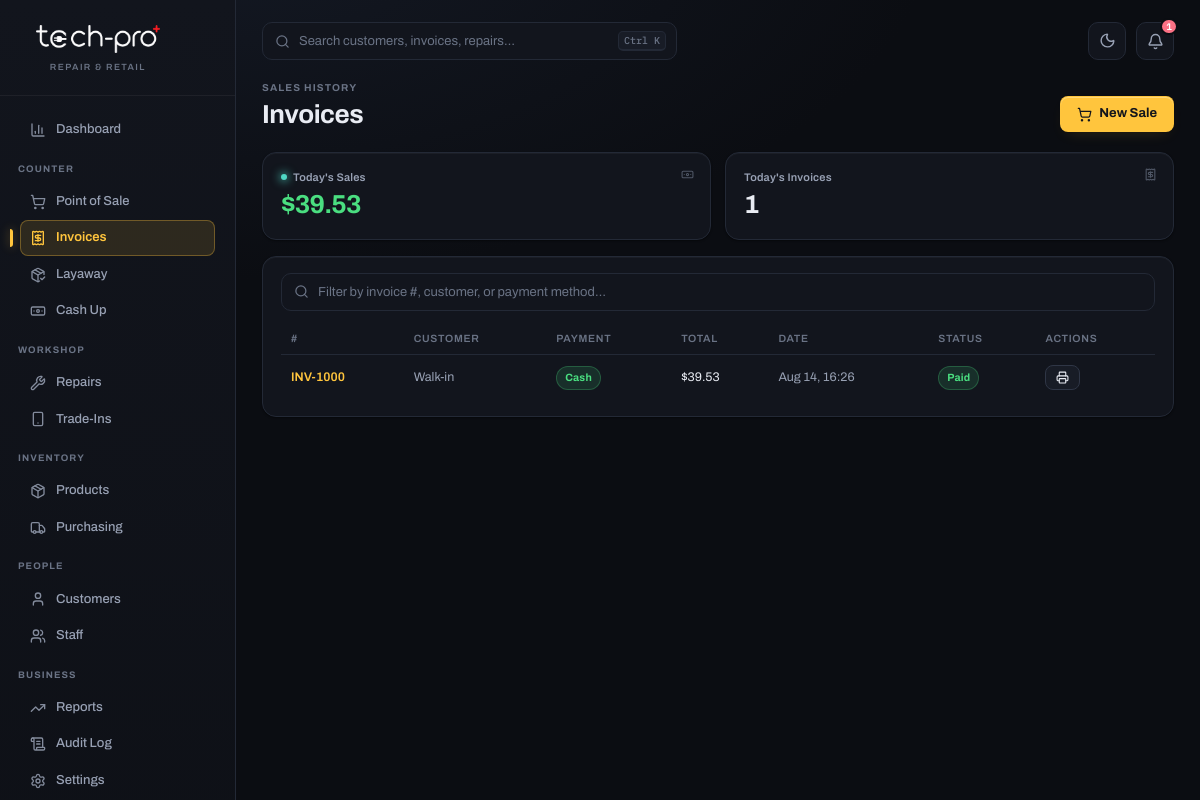
The page /invoices (signed in) on the database its author committed.
### app/models.py (models this page shows)
class Invoice(Base):
    __tablename__ = "invoices"
    id = Column(String, primary_key=True, default=gen_id)
    number = Column(String, unique=True)
    customer_id = Column(String, ForeignKey("customers.id"), nullable=True)
    staff_id = Column(String, ForeignKey("staff.id"), nullable=True)
    repair_id = Column(String, ForeignKey("repairs.id"), nullable=True)
    payment_method = Column(String, default="Cash")
    cash_amount = Column(Float, default=0)     # portion of `total` actually put in the cash drawer
    card_amount = Column(Float, default=0)     # portion of `total` actually run through the card terminal
    card_reference = Column(String, default="")  # approval/reference code from the terminal receipt, staff-entered
    subtotal = Column(Float, default=0)
    discount = Column(Float, default=0)
    loyalty_pts_used = Column(Integer, default=0)
    store_credit_used = Column(Float, default=0)
    tendered = Column(Float, default=0)
    change_given = Column(Float, default=0)
    tax_breakdown = Column(Text, default="")  # JSON string of [{label, amount}]
    tax_total = Column(Float, default=0)
    total = Column(Float, default=0)
    refunded = Column(Boolean, default=False)
    date = Column(DateTime, default=datetime.utcnow)
    customer = relationship("Customer")
    staff = relationship("Staff")
    repair = relationship("Repair")
    lines = relationship("InvoiceLine", back_populates="invoice", cascade="all, delete-orphan")

### app/main.py (the view)
@app.get("/invoices", response_class=HTMLResponse)
def invoices_list(request: Request, db: Session = Depends(get_db)):
    staff = require_login(request, db)
    if not staff:
        return RedirectResponse("/login", status_code=303)
    invoices = db.query(Invoice).order_by(Invoice.date.desc()).limit(100).all()
    today = datetime.utcnow().date()
    today_total = round(sum(i.total for i in invoices if i.date.date() == today and not i.refunded), 2)
    today_count = sum(1 for i in invoices if i.date.date() == today)
    return templates.TemplateResponse(request, "invoices.html", {
        "staff": staff, "invoices": invoices, "today_total": today_total, "today_count": today_count,
    })

### templates/invoices.html (shortened to what this page needs)
{% extends "base.html" %}
{% block content %}
<div class="page-head">
  <div><div class="eyebrow">Sales History</div><h1>Invoices</h1></div>
  <div class="quick-actions"><a href="/pos" class="btn-primary" style="padding:9px 16px;border-radius:8px;font-weight:700">{{ icon('shopping-cart') }} New Sale</a></div>
</div>
<div class="stat-grid" style="grid-template-columns:repeat(2,1fr)">
  <div class="stat-card">
    <span class="stat-icon">{{ icon('banknote') }}</span>
    <div class="stat-label" style="display:flex;align-items:center;gap:6px"><span class="pulse-live-dot"></span>Today's Sales</div>
    <div class="stat-value text-green">${{ "%.2f"|format(today_total) }}</div>
  </div>
  <div class="stat-card">
    <span class="stat-icon">{{ icon('receipt') }}</span>
    <div class="stat-label">Today's Invoices</div>
    <div class="stat-value">{{ today_count }}</div>
  </div>
</div>
<div class="card">
  <div class="search-box" style="max-width:none;margin-bottom:12px">
    <span class="search-icon">{{ icon('search', size=15) }}</span>
    <input type="text" id="invoice-filter" placeholder="Filter by invoice #, customer, or payment method…" oninput="filterInvoices()">
  </div>
  <table id="invoice-table">
    <thead><tr><th>#</th><th>Customer</th><th>Payment</th><th>Total</th><th>Date</th><th>Status</th><th>Actions</th></tr></thead>
    <tbody>
      {% set pay_badge = {'Cash':'badge-green','Credit Card':'badge-blue','Debit':'badge-blue','UPI':'badge-purple','E-Transfer':'badge-purple','Store Credit':'badge-amber','Split':'badge-gray'} %}
      {% for inv in invoices %}
      <tr data-search="{{ (inv.number ~ ' ' ~ (inv.customer.name if inv.customer else 'walk-in') ~ ' ' ~ inv.payment_method)|lower }}">
        <td><a href="/invoices/{{ inv.id }}">{{ inv.number }}</a></td>
        <td>
          {% if inv.customer %}<span class="avatar-pill">{{ inv.customer.name[:1]|upper }}</span>{{ inv.customer.name }}{% else %}<span class="text-muted">Walk-in</span>{% endif %}
        </td>
        <td><span class="badge {{ pay_badge.get(inv.payment_method,'badge-gray') }}">{{ inv.payment_method }}</span></td>
        <td>${{ "%.2f"|format(inv.total) }}</td>
        <td class="text-muted">{{ inv.date.strftime('%b %d, %H:%M') }}</td>
        <td>{% if inv.refunded %}<span class="badge badge-red">Refunded</span>{% else %}<span class="badge badge-green">Paid</span>{% endif %}</td>
        <td style="display:flex;gap:4px;flex-wrap:wrap">
          <a href="/invoices/{{ inv.id }}/thermal" target="_blank" class="btn-secondary btn-sm" title="Print receipt">{{ icon('printer') }}</a>
        </td>
      </tr>
      {% else %}
      <tr><td colspan="7"><div class="empty-state"><div class="icon">{{ icon('receipt', size=32) }}</div>No invoices yet — head to Point of Sale to ring one up.</div></td></tr>
      {% endfor %}
    </tbody>
  </table>
</div>
{% endblock %}

### rows shown on the page
Invoice: number "INV-1000", payment_method "Cash", total "39.53", date "Aug 14, 16:26", refunded "Paid"

### other values the page prints
{{ "%.2f"|format(today_total) }} "39.53"
{{ today_count }} "1"
